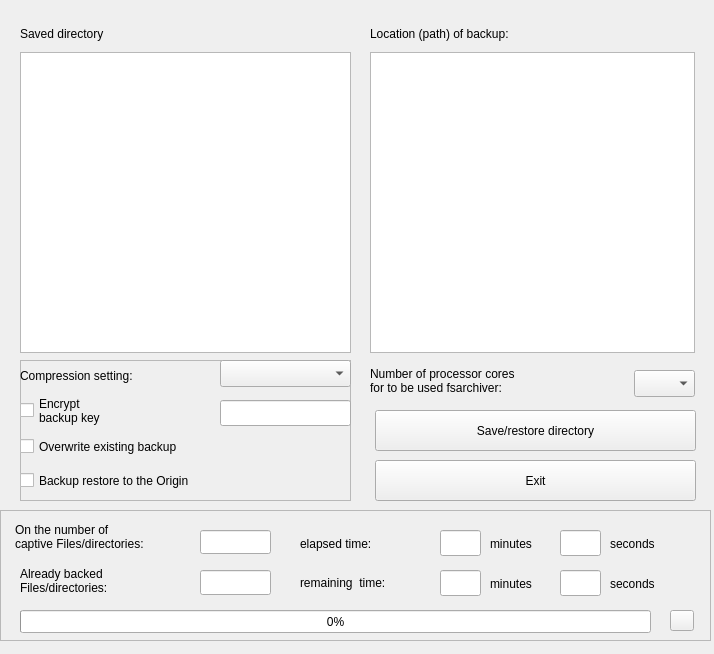
<?xml version="1.0" encoding="UTF-8"?>
<ui version="4.0">
 <class>dir_dialog</class>
 <widget class="QWidget" name="dir_dialog">
  <property name="geometry">
   <rect>
    <x>0</x>
    <y>0</y>
    <width>714</width>
    <height>654</height>
   </rect>
  </property>
  <property name="windowTitle">
   <string extracomment="Verzeichnis sichern/zurückschreiben">Save/restore directory</string>
  </property>
  <widget class="QPushButton" name="bt_end">
   <property name="geometry">
    <rect>
     <x>375</x>
     <y>460</y>
     <width>321</width>
     <height>41</height>
    </rect>
   </property>
   <property name="text">
    <string extracomment="Schließen">Exit</string>
   </property>
  </widget>
  <widget class="QPushButton" name="bt_save">
   <property name="geometry">
    <rect>
     <x>375</x>
     <y>410</y>
     <width>321</width>
     <height>41</height>
    </rect>
   </property>
   <property name="toolTip">
    <string>Start the backup or the restore of a folder.</string>
   </property>
   <property name="text">
    <string extracomment="Verzeichnis sichern/zurückschreiben">Save/restore directory</string>
   </property>
  </widget>
  <widget class="QTreeView" name="treeView_dir">
   <property name="geometry">
    <rect>
     <x>20</x>
     <y>52</y>
     <width>331</width>
     <height>301</height>
    </rect>
   </property>
   <attribute name="headerDefaultSectionSize">
    <number>400</number>
   </attribute>
  </widget>
  <widget class="QLabel" name="label">
   <property name="geometry">
    <rect>
     <x>20</x>
     <y>25</y>
     <width>311</width>
     <height>18</height>
    </rect>
   </property>
   <property name="toolTip">
    <string>Select the folder to be backed up or restored.</string>
   </property>
   <property name="text">
    <string extracomment="zu sicherndes Verzeichnis:">Saved directory</string>
   </property>
  </widget>
  <widget class="QTreeView" name="treeView_path">
   <property name="geometry">
    <rect>
     <x>370</x>
     <y>52</y>
     <width>325</width>
     <height>301</height>
    </rect>
   </property>
   <attribute name="headerDefaultSectionSize">
    <number>400</number>
   </attribute>
  </widget>
  <widget class="QLabel" name="label_2">
   <property name="geometry">
    <rect>
     <x>370</x>
     <y>25</y>
     <width>291</width>
     <height>18</height>
    </rect>
   </property>
   <property name="toolTip">
    <string>Directory in which the folder is backed up or from the recovery file is removed.</string>
   </property>
   <property name="text">
    <string extracomment="Ort (Pfad) der Sicherung:">Location (path) of backup:</string>
   </property>
  </widget>
  <widget class="QFrame" name="frame">
   <property name="geometry">
    <rect>
     <x>0</x>
     <y>510</y>
     <width>711</width>
     <height>131</height>
    </rect>
   </property>
   <property name="frameShape">
    <enum>QFrame::StyledPanel</enum>
   </property>
   <property name="frameShadow">
    <enum>QFrame::Raised</enum>
   </property>
   <widget class="QLabel" name="label_4">
    <property name="geometry">
     <rect>
      <x>15</x>
      <y>6</y>
      <width>181</width>
      <height>41</height>
     </rect>
    </property>
    <property name="text">
     <string extracomment="Anzahl der zu sichernden Dateien/Verzeichnisse:">On the number of
captive Files/directories:</string>
    </property>
   </widget>
   <widget class="QLineEdit" name="AnzahlsaveFile">
    <property name="geometry">
     <rect>
      <x>200</x>
      <y>20</y>
      <width>71</width>
      <height>24</height>
     </rect>
    </property>
    <property name="alignment">
     <set>Qt::AlignCenter</set>
    </property>
   </widget>
   <widget class="QLabel" name="label_5">
    <property name="geometry">
     <rect>
      <x>20</x>
      <y>50</y>
      <width>171</width>
      <height>41</height>
     </rect>
    </property>
    <property name="text">
     <string extracomment="bereits gesicherte Datein/Verzeichnisse:">Already backed
Files/directories:</string>
    </property>
   </widget>
   <widget class="QLineEdit" name="AnzahlgesicherteFile">
    <property name="geometry">
     <rect>
      <x>200</x>
      <y>60</y>
      <width>71</width>
      <height>25</height>
     </rect>
    </property>
    <property name="alignment">
     <set>Qt::AlignCenter</set>
    </property>
   </widget>
   <widget class="QProgressBar" name="progressBar">
    <property name="geometry">
     <rect>
      <x>20</x>
      <y>100</y>
      <width>631</width>
      <height>23</height>
     </rect>
    </property>
    <property name="maximum">
     <number>100</number>
    </property>
    <property name="value">
     <number>0</number>
    </property>
   </widget>
   <widget class="QLabel" name="label_6">
    <property name="geometry">
     <rect>
      <x>300</x>
      <y>25</y>
      <width>131</width>
      <height>18</height>
     </rect>
    </property>
    <property name="text">
     <string extracomment="vergangene Zeit:">elapsed time:</string>
    </property>
   </widget>
   <widget class="QLineEdit" name="MinuteElapsed">
    <property name="geometry">
     <rect>
      <x>440</x>
      <y>20</y>
      <width>41</width>
      <height>26</height>
     </rect>
    </property>
    <property name="alignment">
     <set>Qt::AlignCenter</set>
    </property>
   </widget>
   <widget class="QLabel" name="label_7">
    <property name="geometry">
     <rect>
      <x>490</x>
      <y>25</y>
      <width>71</width>
      <height>18</height>
     </rect>
    </property>
    <property name="text">
     <string extracomment="Minuten">minutes</string>
    </property>
   </widget>
   <widget class="QLineEdit" name="SekundeElapsed">
    <property name="geometry">
     <rect>
      <x>560</x>
      <y>20</y>
      <width>41</width>
      <height>26</height>
     </rect>
    </property>
    <property name="alignment">
     <set>Qt::AlignCenter</set>
    </property>
   </widget>
   <widget class="QLabel" name="label_8">
    <property name="geometry">
     <rect>
      <x>610</x>
      <y>25</y>
      <width>71</width>
      <height>18</height>
     </rect>
    </property>
    <property name="text">
     <string extracomment="Sekunden">seconds</string>
    </property>
   </widget>
   <widget class="QLabel" name="label_9">
    <property name="geometry">
     <rect>
      <x>300</x>
      <y>52</y>
      <width>141</width>
      <height>41</height>
     </rect>
    </property>
    <property name="text">
     <string extracomment="noch zu erwartende Zeit:">remaining  time:</string>
    </property>
   </widget>
   <widget class="QLineEdit" name="MinuteRemaining">
    <property name="geometry">
     <rect>
      <x>440</x>
      <y>60</y>
      <width>41</width>
      <height>26</height>
     </rect>
    </property>
    <property name="alignment">
     <set>Qt::AlignCenter</set>
    </property>
   </widget>
   <widget class="QLineEdit" name="SekundeRemaining">
    <property name="geometry">
     <rect>
      <x>560</x>
      <y>60</y>
      <width>41</width>
      <height>26</height>
     </rect>
    </property>
    <property name="alignment">
     <set>Qt::AlignCenter</set>
    </property>
   </widget>
   <widget class="QLabel" name="label_10">
    <property name="geometry">
     <rect>
      <x>490</x>
      <y>65</y>
      <width>71</width>
      <height>18</height>
     </rect>
    </property>
    <property name="text">
     <string extracomment="Minuten">minutes</string>
    </property>
   </widget>
   <widget class="QLabel" name="label_11">
    <property name="geometry">
     <rect>
      <x>610</x>
      <y>65</y>
      <width>71</width>
      <height>18</height>
     </rect>
    </property>
    <property name="text">
     <string extracomment="Sekunden">seconds</string>
    </property>
   </widget>
   <widget class="QPushButton" name="pushButton_break">
    <property name="geometry">
     <rect>
      <x>670</x>
      <y>100</y>
      <width>24</width>
      <height>21</height>
     </rect>
    </property>
    <property name="minimumSize">
     <size>
      <width>24</width>
      <height>21</height>
     </size>
    </property>
    <property name="maximumSize">
     <size>
      <width>24</width>
      <height>21</height>
     </size>
    </property>
    <property name="sizeIncrement">
     <size>
      <width>24</width>
      <height>21</height>
     </size>
    </property>
    <property name="baseSize">
     <size>
      <width>21</width>
      <height>21</height>
     </size>
    </property>
    <property name="locale">
     <locale language="English" country="UnitedStates"/>
    </property>
    <property name="text">
     <string extracomment="Break process"/>
    </property>
    <property name="icon">
     <iconset resource="../icon.qrc">
      <normaloff>:/src/images/cancel.png</normaloff>:/src/images/cancel.png</iconset>
    </property>
    <property name="shortcut">
     <string/>
    </property>
    <property name="autoDefault">
     <bool>false</bool>
    </property>
    <property name="default">
     <bool>false</bool>
    </property>
    <property name="flat">
     <bool>false</bool>
    </property>
   </widget>
  </widget>
  <widget class="QComboBox" name="cmb_kerne">
   <property name="geometry">
    <rect>
     <x>634</x>
     <y>370</y>
     <width>61</width>
     <height>27</height>
    </rect>
   </property>
  </widget>
  <widget class="QLabel" name="label_12">
   <property name="geometry">
    <rect>
     <x>370</x>
     <y>360</y>
     <width>251</width>
     <height>41</height>
    </rect>
   </property>
   <property name="text">
    <string extracomment="Anzahl der Prozessorkerne, die für fsarchiver verwendet werden sollen:">Number of processor cores
for to be used fsarchiver:</string>
   </property>
  </widget>
  <widget class="QFrame" name="frame_2">
   <property name="geometry">
    <rect>
     <x>20</x>
     <y>360</y>
     <width>331</width>
     <height>141</height>
    </rect>
   </property>
   <property name="frameShape">
    <enum>QFrame::StyledPanel</enum>
   </property>
   <property name="frameShadow">
    <enum>QFrame::Raised</enum>
   </property>
   <widget class="QLabel" name="label_3">
    <property name="geometry">
     <rect>
      <x>0</x>
      <y>0</y>
      <width>191</width>
      <height>31</height>
     </rect>
    </property>
    <property name="text">
     <string extracomment="Kompressioneinstellung:">Compression setting:</string>
    </property>
   </widget>
   <widget class="QComboBox" name="cmb_zip">
    <property name="geometry">
     <rect>
      <x>200</x>
      <y>0</y>
      <width>131</width>
      <height>27</height>
     </rect>
    </property>
   </widget>
   <widget class="QCheckBox" name="chk_key">
    <property name="geometry">
     <rect>
      <x>0</x>
      <y>30</y>
      <width>200</width>
      <height>41</height>
     </rect>
    </property>
    <property name="text">
     <string>Encrypt
backup key</string>
    </property>
   </widget>
   <widget class="QLineEdit" name="lineKey">
    <property name="geometry">
     <rect>
      <x>200</x>
      <y>40</y>
      <width>131</width>
      <height>26</height>
     </rect>
    </property>
   </widget>
   <widget class="QCheckBox" name="chk_overwrite">
    <property name="geometry">
     <rect>
      <x>0</x>
      <y>75</y>
      <width>330</width>
      <height>23</height>
     </rect>
    </property>
    <property name="toolTip">
     <string>Same backup files are overwritten without prior consultation.</string>
    </property>
    <property name="text">
     <string extracomment="vorhandene Sicherung überschreiben">Overwrite existing backup</string>
    </property>
   </widget>
   <widget class="QCheckBox" name="chk_path">
    <property name="geometry">
     <rect>
      <x>0</x>
      <y>100</y>
      <width>231</width>
      <height>41</height>
     </rect>
    </property>
    <property name="toolTip">
     <string>The directory will be written back to the original path</string>
    </property>
    <property name="text">
     <string extracomment="Sicherung an den Ursprungsort zurückschreiben">Backup restore to the Origin</string>
    </property>
   </widget>
  </widget>
 </widget>
 <resources>
  <include location="../icon.qrc"/>
 </resources>
 <connections/>
</ui>
